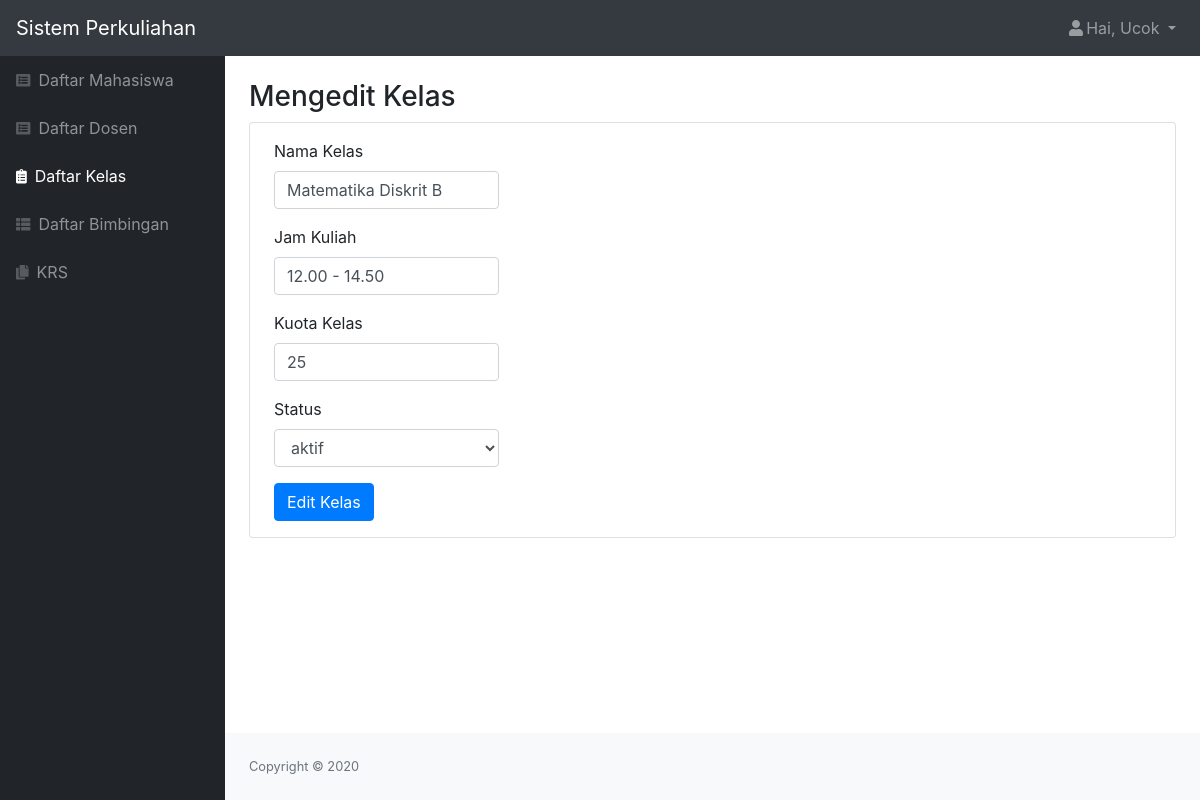
Screenshot of /php/edit_kelas.php?id_kelas=1 (signed in) with the database file from the repository.
### tables this page shows
CREATE TABLE `kelas` (
  `id_kelas` int(11) NOT NULL,
  `nama_kelas` varchar(100) NOT NULL,
  `jam_kuliah` varchar(20) NOT NULL,
  `kuota_kelas` int(11) NOT NULL,
  `id_dosen` int(11) NOT NULL,
  `status` varchar(20) NOT NULL
);

### php/edit_kelas.php (the view, shortened to what this page needs)
<?php
include "function.php";
$nama = $_SESSION['nama'];
$role = $_SESSION['id'];
$id_kelas = $_GET['id_kelas'];
$queryKRS = mysqli_query($koneksi, "SELECT * FROM kelas WHERE id_kelas = '$id_kelas'");
$krs = mysqli_fetch_assoc($queryKRS);
?>
<!DOCTYPE html>
<html lang="en">
    <head>
        <link href="../css/styles.css" rel="stylesheet" />
        <link href="https://cdn.datatables.net/1.10.20/css/dataTables.bootstrap4.min.css" rel="stylesheet" />
    </head>
    <body class="sb-nav-fixed">
        <nav class="sb-topnav navbar navbar-expand navbar-dark bg-dark">
            <a class="navbar-brand" href="index.html">Sistem Perkuliahan</a>
            <ul class="navbar-nav ml-auto">
                <li class="nav-item dropdown">
                    <a class="nav-link dropdown-toggle" id="userDropdown" href="#" role="button" data-toggle="dropdown" aria-haspopup="true" aria-expanded="false"><i class="fas fa-user fa-fw"></i>Hai, <?= $nama; ?> </a>
                </li>
            </ul>
        </nav>
        <div id="layoutSidenav">
            <div id="layoutSidenav_nav">
                <nav class="sb-sidenav accordion sb-sidenav-dark" id="sidenavAccordion">
                    <div class="sb-sidenav-menu">
                        <div class="nav">
                            <a class="nav-link" href="mahasiswa.php"
                                ><div class="sb-nav-link-icon"><i class="fas fa-list-alt"></i></div>
                                Daftar Mahasiswa</a
                            >
                            <a class="nav-link" href="dosen.php"
                                ><div class="sb-nav-link-icon"><i class="fas fa-list-alt"></i></div>
                                Daftar Dosen</a
                            >
                            <a class="nav-link active" href="kelas.php"
                                ><div class="sb-nav-link-icon"><i class="fas fa-clipboard-list"></i></div>
                                Daftar Kelas</a
                            >
                            <a class="nav-link" href="bimbingan.php"
                                ><div class="sb-nav-link-icon"><i class="fas fa-th-list"></i></div>
                                Daftar Bimbingan</a
                            >
                            <?php if($role == "1") { ?>
                            <a class="nav-link" href="krs.php"
                                ><div class="sb-nav-link-icon"><i class="fas fa-copy"></i></div>
                                KRS</a>
                            <?php } ?>
                        </div>
                    </div>
                </nav>
            </div>
            <div id="layoutSidenav_content">
                <main>
                    <div class="container-fluid">
                        <h3 class="mt-4">Mengedit Kelas</h3>
                        <div class="card mb-4">
                            <form form action="function.php?act=editKelas&id_kelas=<?= $id_kelas; ?>" id="buat" method="POST" >
                                <div class="form-group ml-4 py-3 mb-0">
                                    <label for="namaKelas">Nama Kelas</label>
                                    <input type="text" class="form-control col-sm-3" id="namaKelas" name="namaKelas" value="<?= $krs['nama_kelas']; ?>">
                                </div>
                                <div class="form-group ml-4">
                                    <label for="jamKuliah">Jam Kuliah</label>
                                    <input type="text" class="form-control col-sm-3" id="jamKuliah" name="jamKuliah"  value="<?= $krs['jam_kuliah']; ?>">
                                </div>
                                <div class="form-group ml-4">
                                    <label for="kuotaKelas">Kuota Kelas</label>
                                    <input type="number" class="form-control col-sm-3" id="kuotaKelas" name="kuotaKelas"  value="<?= $krs['kuota_kelas']; ?>">
                                </div>
                                <div class="form-group ml-4 ">
                                    <label for="status" class="form-label">Status</label>
                                    <select name="status" id="status" class="form-control col-sm-3">
                                        <option value="<?= $krs['status']; ?>"><?= $krs['status']; ?></option>
                                    </select>
                                </div>
                                <input type="submit" name="buat_btn" id="buat" class="btn btn-primary ml-4 mb-3" value="Edit Kelas">
                            </form>
                        </div>
                    </div>
                </main>
                <?php include "footer.php" ?>
            </div>
        </div>
    </body>
</html>

### rows the page displays
kelas: namaKelas "Matematika Diskrit B", jamKuliah "12.00 - 14.50", kuotaKelas "25", status "aktif"

### other values shown
$nama "Ucok"
